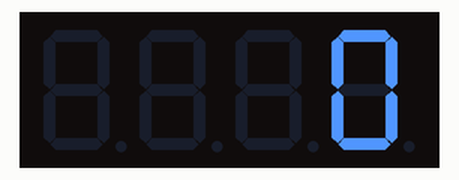
Bench run of a sketch on a simulated Arduino Uno, built with avr-gcc and run on an emulated ATmega328P. Shown: 4-digit seven-segment display.

Above: at 0.1 s.
At 4.1 s:
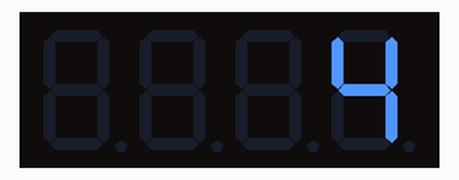
At 9.1 s:
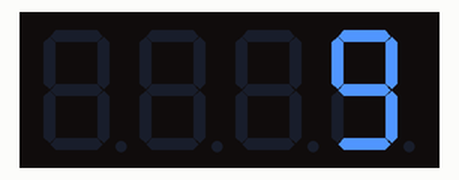
At 19.1 s:
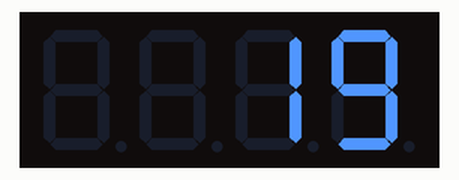
At 28.1 s:
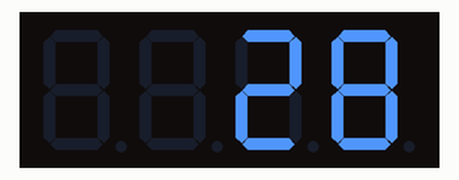
At 38.1 s:
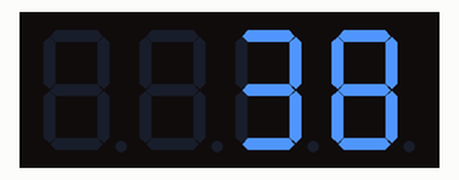

Measured:
- what the display in image 1 shows lasts 1.0 s, from 4.0 s to 5.0 s

The sketch:

FourDigit_7Segment_Trainer.ino
```cpp
// Make sure the Libary is installed before compiling the code
#include <TM1637Display.h>

// Define the connection pins
#define CLK 2
#define DIO 3

// Create display object
TM1637Display display(CLK, DIO);

// Variables for tracking time
unsigned long currentMillis;
unsigned int elapsedSeconds = 0;

void setup() {
  // Set brightness (0-7)
  display.setBrightness(5);

  // Clear the display
  display.clear();
}

void loop() {
  // Get current time
  currentMillis = millis();

  // Calculate elapsed seconds
  unsigned int elapsedSeconds = currentMillis / 1000;
  display.showNumberDec(elapsedSeconds);  // Display the elapsed seconds

  // Reset to 0 after 9999 seconds
  if (elapsedSeconds > 9999) {
    elapsedSeconds = 0;  // Reset the start time
    display.showNumberDec(0);
  }
}
```
